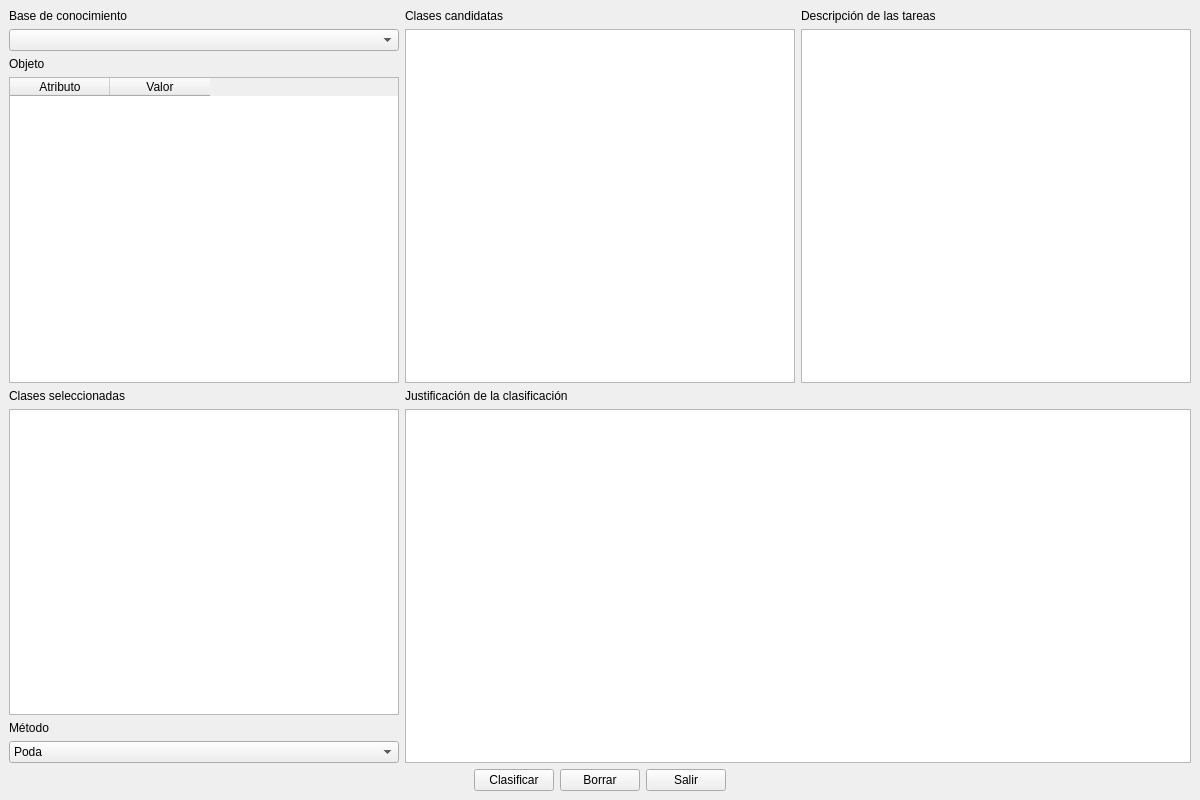
<?xml version="1.0" encoding="UTF-8"?>
<ui version="4.0">
 <class>MainWindow</class>
 <widget class="QMainWindow" name="MainWindow">
  <property name="geometry">
   <rect>
    <x>0</x>
    <y>0</y>
    <width>1200</width>
    <height>800</height>
   </rect>
  </property>
  <property name="windowTitle">
   <string>Clasificador</string>
  </property>
  <widget class="QWidget" name="centralwidget">
   <property name="enabled">
    <bool>true</bool>
   </property>
   <property name="sizePolicy">
    <sizepolicy hsizetype="Expanding" vsizetype="Expanding">
     <horstretch>0</horstretch>
     <verstretch>0</verstretch>
    </sizepolicy>
   </property>
   <layout class="QVBoxLayout" name="verticalLayout_2">
    <item>
     <layout class="QGridLayout" name="gridLayout">
      <item row="0" column="2">
       <widget class="QLabel" name="lblDescripcionTareas">
        <property name="text">
         <string>Descripción de las tareas</string>
        </property>
       </widget>
      </item>
      <item row="1" column="0">
       <widget class="QComboBox" name="boxBaseConocimiento"/>
      </item>
      <item row="6" column="0">
       <widget class="QLabel" name="lblMetodo">
        <property name="text">
         <string>Método</string>
        </property>
       </widget>
      </item>
      <item row="5" column="0">
       <widget class="QListWidget" name="lstClasesSeleccionadas"/>
      </item>
      <item row="0" column="0">
       <widget class="QLabel" name="lblBaseConocimiento">
        <property name="text">
         <string>Base de conocimiento</string>
        </property>
       </widget>
      </item>
      <item row="4" column="0">
       <widget class="QLabel" name="lblClasesSeleccionadas">
        <property name="text">
         <string>Clases seleccionadas</string>
        </property>
       </widget>
      </item>
      <item row="0" column="1">
       <widget class="QLabel" name="lblClasesCandidatas">
        <property name="text">
         <string>Clases candidatas</string>
        </property>
       </widget>
      </item>
      <item row="7" column="0">
       <widget class="QComboBox" name="boxMetodo">
        <item>
         <property name="text">
          <string>Poda</string>
         </property>
        </item>
       </widget>
      </item>
      <item row="1" column="1" rowspan="3">
       <widget class="QListWidget" name="lstClasesCandidatas"/>
      </item>
      <item row="1" column="2" rowspan="3">
       <widget class="QTextEdit" name="txtDescripcionTareas"/>
      </item>
      <item row="5" column="1" rowspan="3" colspan="2">
       <widget class="QTextEdit" name="txtJustificacionClasificacion"/>
      </item>
      <item row="4" column="1">
       <widget class="QLabel" name="lblJustificacionClasificacion">
        <property name="text">
         <string>Justificación de la clasificación</string>
        </property>
       </widget>
      </item>
      <item row="2" column="0">
       <widget class="QLabel" name="lblObjeto">
        <property name="text">
         <string>Objeto</string>
        </property>
       </widget>
      </item>
      <item row="3" column="0">
       <widget class="QTableWidget" name="tblObjeto">
        <column>
         <property name="text">
          <string>Atributo</string>
         </property>
        </column>
        <column>
         <property name="text">
          <string>Valor</string>
         </property>
        </column>
       </widget>
      </item>
     </layout>
    </item>
    <item>
     <layout class="QHBoxLayout" name="horizontalLayout">
      <item>
       <spacer name="horizontalSpacer">
        <property name="orientation">
         <enum>Qt::Horizontal</enum>
        </property>
        <property name="sizeHint" stdset="0">
         <size>
          <width>40</width>
          <height>20</height>
         </size>
        </property>
       </spacer>
      </item>
      <item>
       <widget class="QPushButton" name="btnClasificar">
        <property name="enabled">
         <bool>true</bool>
        </property>
        <property name="text">
         <string>Clasificar</string>
        </property>
       </widget>
      </item>
      <item>
       <widget class="QPushButton" name="btnBorrar">
        <property name="text">
         <string>Borrar</string>
        </property>
       </widget>
      </item>
      <item>
       <widget class="QPushButton" name="btnSalir">
        <property name="text">
         <string>Salir</string>
        </property>
       </widget>
      </item>
      <item>
       <spacer name="horizontalSpacer_2">
        <property name="orientation">
         <enum>Qt::Horizontal</enum>
        </property>
        <property name="sizeHint" stdset="0">
         <size>
          <width>40</width>
          <height>20</height>
         </size>
        </property>
       </spacer>
      </item>
     </layout>
    </item>
   </layout>
  </widget>
 </widget>
 <resources/>
 <connections/>
</ui>
